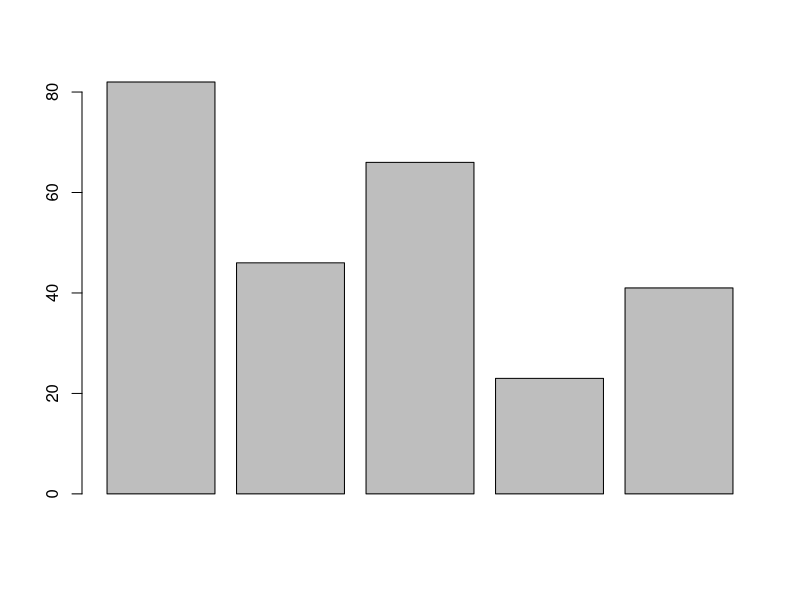
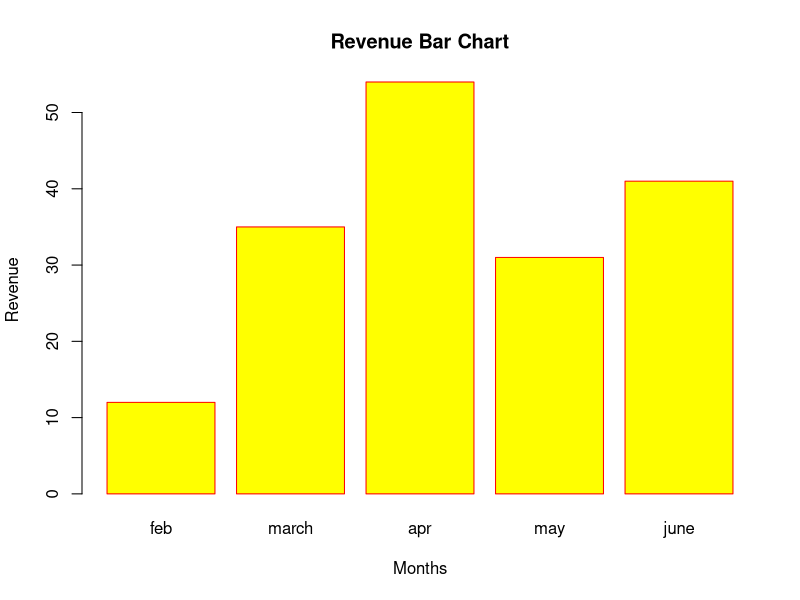
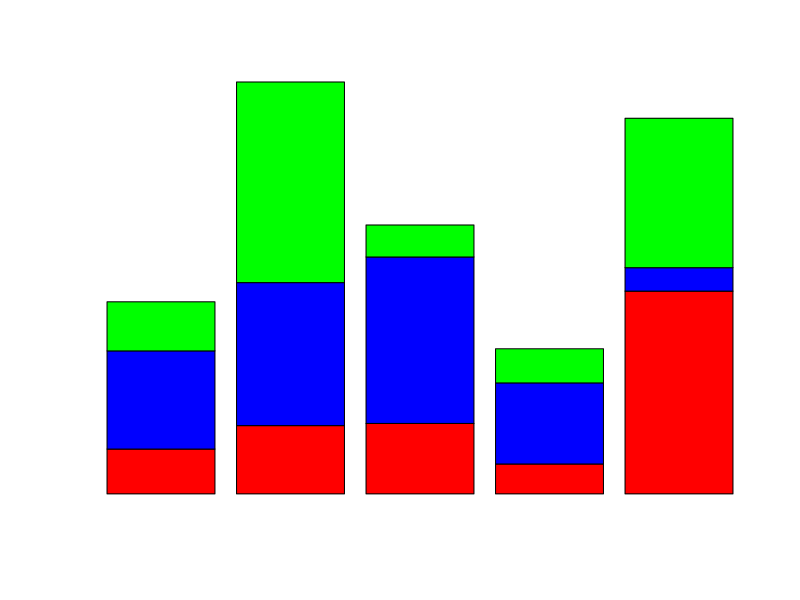

These figures' R source, in order: (Note: this script raises an error after producing the figures.)
h1<- c(82,46,66,23,41)
barplot(h1)

#(2)
H2<- c(12,35,54,31,41)
M2<- c("feb","march","apr","may","june")
barplot(H2, names.arg=M2,xlab="Months",ylab="Revenue",col="yellow",main="Revenue Bar Chart", border="red")

#(3)
months<- c("jan","feb","mar","apr","apr","may")
regions<- c("west","north","south")
values<- matrix(c(21,32,33,14,95,46,67,78,38,11,23,94,15,16,70),nrow=3,ncol=5,byrow=TRUE)
barplot(values,main="Total Revenue",names.arg=months,xlab="MONTHS",ylab="Revenue",col=c("red","blue","green"))
View(values)
legend("topright",regions,cex=0.9,fill=c("red","blue","green"))


